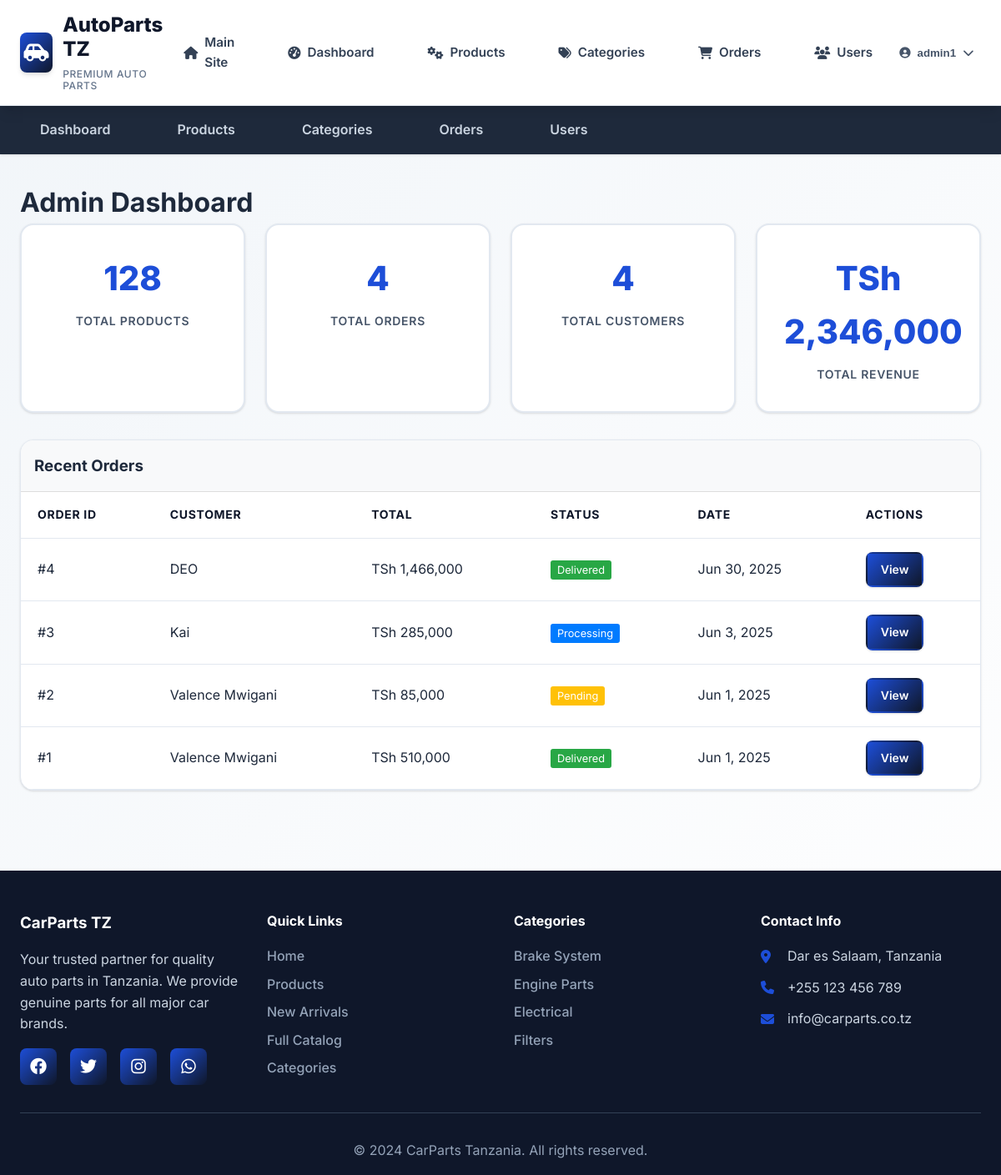
The page /admin/dashboard.php (signed in) on the database its author committed.
### tables this page shows
CREATE TABLE `orders` (
  `id` int(11) NOT NULL,
  `user_id` int(11) DEFAULT NULL,
  `total_amount` decimal(10,2) NOT NULL,
  `status` enum('pending','processing','shipped','delivered','cancelled') DEFAULT 'pending',
  `shipping_address` text NOT NULL,
  `phone` varchar(20) NOT NULL,
  `created_at` timestamp NOT NULL DEFAULT current_timestamp()
);

CREATE TABLE `users` (
  `id` int(11) NOT NULL,
  `username` varchar(50) NOT NULL,
  `email` varchar(100) NOT NULL,
  `password` varchar(255) NOT NULL,
  `full_name` varchar(100) NOT NULL,
  `phone` varchar(20) DEFAULT NULL,
  `address` text DEFAULT NULL,
  `role` enum('customer','admin') DEFAULT 'customer',
  `created_at` timestamp NOT NULL DEFAULT current_timestamp()
);

### includes/functions.php (called while the page is built, shortened)
<?php
function formatPrice($price) {
    return 'TSh ' . number_format($price, 0, '.', ',');
}
?>

### admin/dashboard.php (the view, shortened to what this page needs)
<?php
$root_path = dirname(__DIR__);
require_once $root_path . '/includes/functions.php';
$database = new Database();
$db = $database->getConnection();
$stats = [];
$query = "SELECT COUNT(*) FROM products";
$stmt = $db->prepare($query);
$stmt->execute();
$stats['products'] = $stmt->fetchColumn();
$query = "SELECT COUNT(*) FROM orders";
$stmt = $db->prepare($query);
$stmt->execute();
$stats['orders'] = $stmt->fetchColumn();
$query = "SELECT COUNT(*) FROM users WHERE role = 'customer'";
$stmt = $db->prepare($query);
$stmt->execute();
$stats['users'] = $stmt->fetchColumn();
$query = "SELECT SUM(total_amount) FROM orders WHERE status != 'cancelled'";
$stmt = $db->prepare($query);
$stmt->execute();
$stats['revenue'] = $stmt->fetchColumn() ?: 0;
$query = "SELECT o.*, u.full_name FROM orders o
          JOIN users u ON o.user_id = u.id
          ORDER BY o.created_at DESC LIMIT 10";
$stmt = $db->prepare($query);
$stmt->execute();
$recent_orders = $stmt->fetchAll(PDO::FETCH_ASSOC);
include '../includes/header.php';
?>
<nav class="admin-nav">
    <div class="container">
        <ul>
            <li><a href="dashboard.php">Dashboard</a></li>
            <li><a href="products.php">Products</a></li>
            <li><a href="categories.php">Categories</a></li>
            <li><a href="orders.php">Orders</a></li>
            <li><a href="users.php">Users</a></li>
        </ul>
    </div>
</nav>
<main class="admin-content">
    <div class="container">
        <h1>Admin Dashboard</h1>
        <div class="stats-grid">
            <div class="stat-card">
                <div class="stat-number"><?php echo number_format($stats['products']); ?></div>
                <div class="stat-label">Total Products</div>
            </div>
            <div class="stat-card">
                <div class="stat-number"><?php echo number_format($stats['orders']); ?></div>
                <div class="stat-label">Total Orders</div>
            </div>
            <div class="stat-card">
                <div class="stat-number"><?php echo number_format($stats['users']); ?></div>
                <div class="stat-label">Total Customers</div>
            </div>
            <div class="stat-card">
                <div class="stat-number"><?php echo formatPrice($stats['revenue']); ?></div>
                <div class="stat-label">Total Revenue</div>
            </div>
        </div>
        <div class="data-table">
            <h3 style="padding: 1rem; margin: 0; background: #f8f9fa; border-bottom: 1px solid #ddd;">Recent Orders</h3>
            <table>
                <thead>
                    <tr>
                        <th>Order ID</th>
                        <th>Customer</th>
                        <th>Total</th>
                        <th>Status</th>
                        <th>Date</th>
                        <th>Actions</th>
                    </tr>
                </thead>
                <tbody>
                    <?php if (empty($recent_orders)): ?>
                        <tr>
                            <td colspan="6" style="text-align: center; color: #6c757d;">No orders found</td>
                        </tr>
                    <?php else: ?>
                        <?php foreach ($recent_orders as $order): ?>
                            <tr>
                                <td>#<?php echo $order['id']; ?></td>
                                <td><?php echo htmlspecialchars($order['full_name']); ?></td>
                                <td><?php echo formatPrice($order['total_amount']); ?></td>
                                <td>
                                    <span style="background: <?php
                                        echo $order['status'] === 'pending' ? '#ffc107' :
                                            ($order['status'] === 'delivered' ? '#28a745' : '#007bff');
                                    ?>; color: white; padding: 0.25rem 0.5rem; border-radius: 3px; font-size: 0.8rem;">
                                        <?php echo ucfirst($order['status']); ?>
                                    </span>
                                </td>
                                <td><?php echo date('M j, Y', strtotime($order['created_at'])); ?></td>
                                <td>
                                    <a href="order_details.php?id=<?php echo $order['id']; ?>" class="btn btn-sm btn-primary">View</a>
                                </td>
                            </tr>
                        <?php endforeach; ?>
                    <?php endif; ?>
                </tbody>
            </table>
        </div>
    </div>
</main>
<?php include '../includes/footer.php'; ?>

### assets/css/styles2.css (style rules this page uses)
* { margin: 0; padding: 0; box-sizing: border-box; }
:root { --primary-color: #1d4ed8; --primary-dark: #0f172a; --secondary-color: #f59e0b; --accent-color: #10b981; --danger-color: #dc2626; --warning-color: #facc15; --success-color: #22c55e; --info-color: #2563eb; --dark-color: #1e293b; --light-color: #f8fafc; --gray-100: #f1f5f9; --gray-200: #e2e8f0; --gray-300: #cbd5e1; --gray-400: #94a3b8; --gray-500: #64748b; --gray-600: #475569; --gray-700: #334155; --gray-800: #1e293b; --gray-900: #0f172a; --white: #ffffff; --shadow-sm: 0 1px 2px 0 rgb(0 0 0 / 0.05); --shadow: 0 1px 3px 0 rgb(0 0 0 / 0.1), 0 1px 2px -1px rgb(0 0 0 / 0.1); --shadow-md: 0 4px 6px -1px rgb(0 0 0 / 0.1), 0 2px 4px -2px rgb(0 0 0 / 0.1); --shadow-lg: 0 10px 15px -3px rgb(0 0 0 / 0.1), 0 4px 6px -4px rgb(0 0 0 / 0.1); --shadow-xl: 0 20px 25px -5px rgb(0 0 0 / 0.1), 0 8px 10px -6px rgb(0 0 0 / 0.1); --border-radius: 0.5rem; --border-radius-lg: 0.75rem; --border-radius-xl: 1rem; }
body { font-family: "Inter", "Segoe UI", Tahoma, Geneva, Verdana, sans-serif; line-height: 1.6; color: var(--gray-800); background: linear-gradient(135deg, var(--gray-100) 0%, var(--white) 100%); min-height: 100vh; }
.container { max-width: 1200px; margin: 0 auto; padding: 0 1.5rem; }
.btn { padding: 0.875rem 1.75rem; border: none; border-radius: var(--border-radius); cursor: pointer; font-size: 1rem; font-weight: 600; text-decoration: none; display: inline-flex; align-items: center; justify-content: center; gap: 0.5rem; text-align: center; transition: all 0.3s ease; box-shadow: var(--shadow); border: 2px solid transparent; }
.btn-primary { background: linear-gradient(135deg, var(--primary-color), var(--primary-dark)); color: var(--white); }
.cart-table, .data-table { width: 100%; background: var(--white); border-radius: var(--border-radius-xl); overflow: hidden; box-shadow: var(--shadow); border: 1px solid var(--gray-200); }
.cart-table table, .data-table table { width: 100%; border-collapse: collapse; }
.cart-table th, .cart-table td, .data-table th, .data-table td { padding: 1rem 1.25rem; text-align: left; border-bottom: 1px solid var(--gray-200); }
.cart-table th, .data-table th { background: var(--gray-50); font-weight: 700; color: var(--gray-900); font-size: 0.875rem; text-transform: uppercase; letter-spacing: 0.05em; }
.admin-nav { background: var(--gray-800); padding: 1rem 0; box-shadow: var(--shadow); }
.admin-nav ul { display: flex; list-style: none; gap: 2rem; }
.admin-nav a { color: var(--gray-300); text-decoration: none; padding: 0.75rem 1.5rem; border-radius: var(--border-radius); transition: all 0.3s ease; font-weight: 600; }
.admin-content { padding: 2rem 0; }
.stats-grid { display: grid; grid-template-columns: repeat(auto-fit, minmax(220px, 1fr)); gap: 1.5rem; margin-bottom: 2rem; }
.stat-card { background: var(--white); padding: 2rem; border-radius: var(--border-radius-xl); box-shadow: var(--shadow); text-align: center; border: 2px solid var(--gray-200); transition: all 0.3s ease; }
.stat-number { font-size: 2.5rem; font-weight: 800; color: var(--primary-color); margin-bottom: 0.5rem; }
.stat-label { color: var(--gray-600); font-weight: 600; text-transform: uppercase; letter-spacing: 0.05em; font-size: 0.875rem; }
.btn-sm { padding: 0.5rem 1rem; font-size: 0.875rem; }

### rows shown on the page
orders: id "4", user.full_name "DEO", total_amount "TSh 1,466,000", status "Delivered", created_at "Jun 30, 2025"
orders: id "3", user.full_name "Kai", total_amount "TSh 285,000", status "Processing", created_at "Jun 3, 2025"
orders: id "2", user.full_name "Valence Mwigani", total_amount "TSh 85,000", status "Pending", created_at "Jun 1, 2025"
orders: id "1", user.full_name "Valence Mwigani", total_amount "TSh 510,000", status "Delivered", created_at "Jun 1, 2025"

### other values the page prints
$_SESSION['username'] "admin1"
$stats['products'] "128"
$stats['orders'] "4"
$stats['users'] "4"
formatPrice($stats['revenue']) "TSh 2,346,000"
